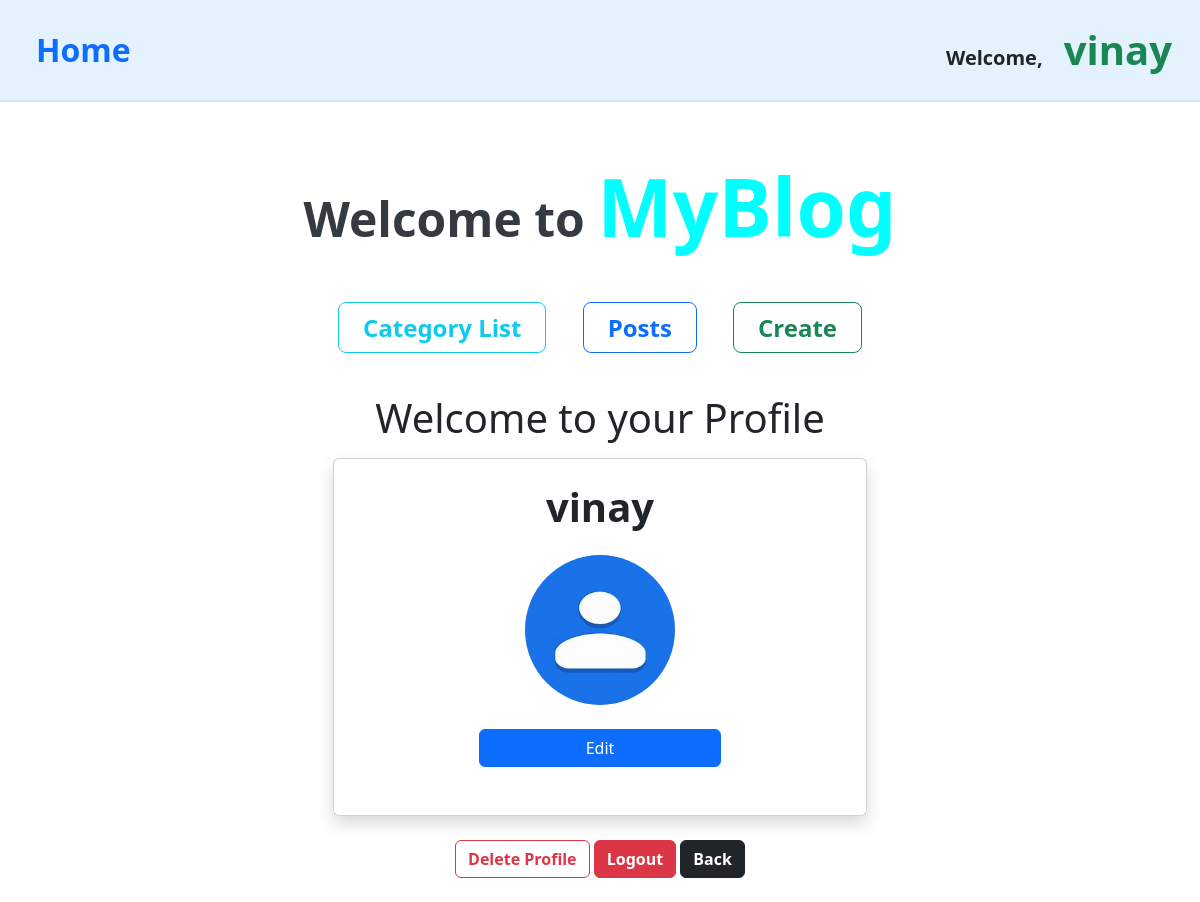
Before: /user_profile/view/ (signed in) with the older database file.
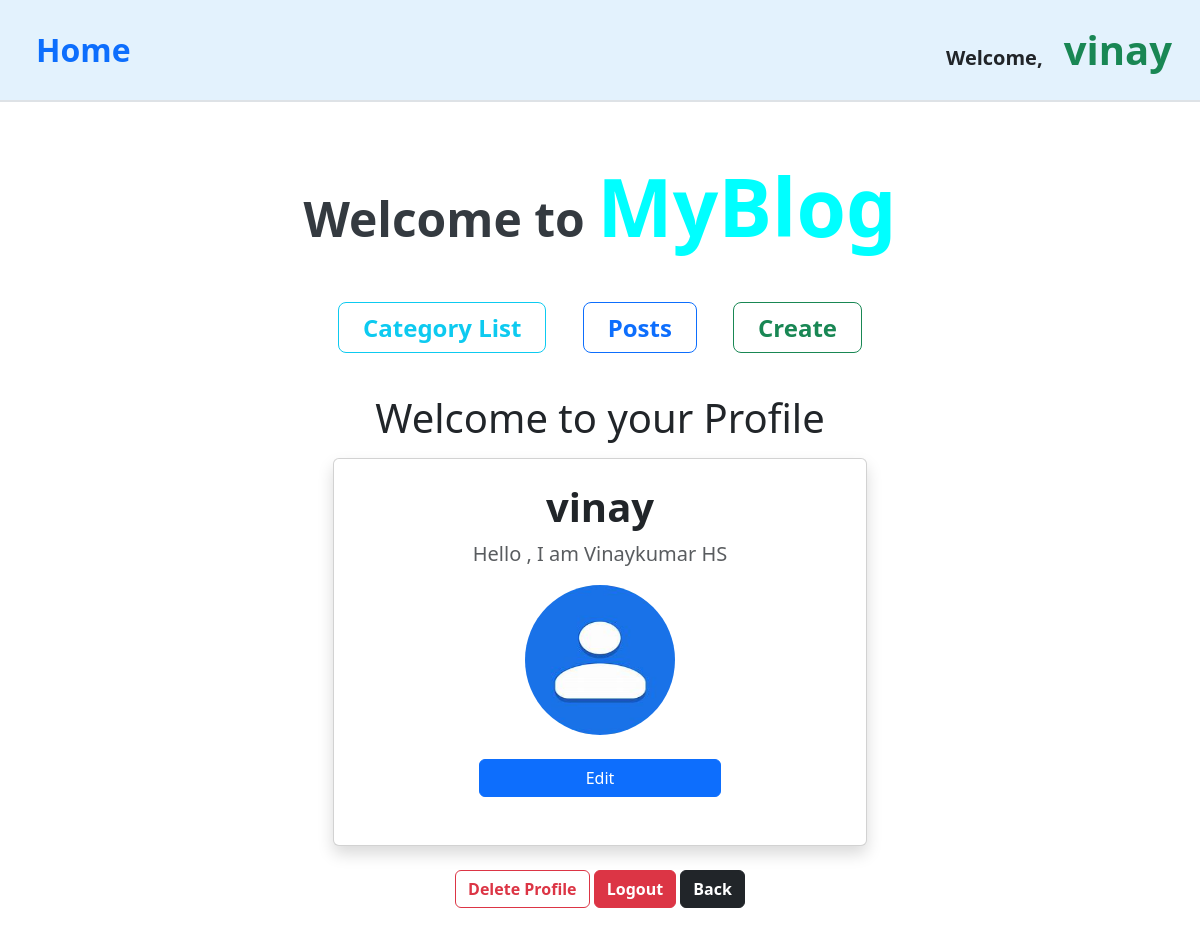
After: the same page with the newer database file.
### user_profile/models.py (models this page shows)
class Profile(models.Model):
    user=models.OneToOneField(User,on_delete=models.CASCADE)
    bio=models.TextField(null=True, blank=True)
    profile_pic=models.ImageField(upload_to='profile_pics/', blank=True, null=True)

### user_profile/views.py (the view)
# urls.py: path("view/",views.view_profile,name='view_profile'),
def view_profile(request):
    try:
        profile_info = Profile.objects.get(user=request.user)
    except Profile.DoesNotExist:
        profile_info = Profile.objects.create(user=request.user)
    return render(request,'user_profile.html',{'profile_info':profile_info})

### templates/user_profile.html (shortened to what this page needs)
{% extends 'home.html' %}
{% load static %}
    {% block content %}
    <h1 class="text-center m-3">Welcome to your Profile</h1>
    <div class="container w-50">
        <div class="card shadow p-4">
            <h4 class="text-center fw-bold fs-1">{{profile_info.user}}</h4>
            <p class="text-muted text-center fw-medium fs-5">{{profile_info.bio}}</p>
            <div class="d-flex justify-content-center align-items-center flex-column">
                {% if profile_info.profile_pic %}
                <img src="{{ profile_info.profile_pic.url }}" alt="Profile Picture" style="width: 150px; height: 150px; border-radius: 50%;">
                {% else %}
                    <img src="/media/profile_pics/image.png" alt="Profile" style="width: 150px; height: 150px; border-radius: 50%;">
                {% endif %}
            </div>
            <div class="d-flex justify-content-center align-items-center flex-column">
                <a href="{% url 'edit_profile' profile_info.id %}" class="btn btn-primary text-center m-4 w-50">Edit</a>
            </div>
        </div>
    </div>
    <div class="container w-75">
        <div class="profile m-4 text-center">
            <a href="{% url 'delete_profile' profile_info.id %}" class="text-decoration-none btn btn-outline-danger fw-bold">Delete Profile</a>
            <a href="{% url 'logout' %}" class="text-decoration-none btn btn-danger fw-bold">Logout</a>
            <a href="{% url 'home' %}" class="text-decoration-none btn btn-dark fw-bold">Back</a>
        </div>
    </div>
    {% endblock content %}

### templates/home.html (shortened to what this page needs)
{% load static %}
<!DOCTYPE html>
<html lang="en">
<head>
    <link rel="stylesheet" href="{% static 'css/Myblog.css' %}">
    <link href="https://cdn.jsdelivr.net/npm/bootstrap@5.3.5/dist/css/bootstrap.min.css" rel="stylesheet">
</head>
<body>
    <div class="navbar-custom container-fluid  d-flex justify-content-between align-items-center">
        <div>
            <a href="{% url 'home' %}" class="fw-bold text-decoration-none fs-2 ms-4" aria-label="Go to Home">Home</a>
        </div>
        <div>
            {% if user.is_authenticated %}
                <span class="welcome-text fw-bold fs-5">
                    Welcome,
                    <a href="{% url 'view_profile' %}" class="fw-bold text-success text-decoration-none fs-1 m-3">
                        {{ user.username }}
                    </a>
                </span>
            {% else %}
                <a href="{% url 'login' %}" class="fw-bold text-decoration-none me-3 fs-5">Login</a>
                <a href="{% url 'signup' %}" class="fw-bold text-decoration-none fs-5">Sign Up</a>
            {% endif %}
        </div>
    </div>
    <h1 class="floating text-center my-4 hero-heading fw-bold">Welcome to <span class="myblog"> MyBlog</span></h1>
    <div class="text-center nav-links mb-5">
        <a href="{% url 'category_list_view' %}" class="text-decoration-none text-info border border-info fw-bold">Category List</a>
        <a href="{% url 'article_list_views' %}" class="text-decoration-none text-primary border border-primary fw-bold">Posts</a>
        <a href="{% url 'article_create_view' %}" class="text-decoration-none text-success border border-success fw-bold">Create</a>
    </div>
    <div class="container">
        {% block content %}
        {% endblock content %}
    </div>
</body>
</html>

### static/css/Myblog.css (style rules this page uses)
.navbar-custom ,footer { background-color: #e3f2fd; padding: 20px 20px; border-bottom: 2px solid #dee2e6; }
.navbar-custom a { color: #0d6efd; transition: color 0.3s ease; }
.hero-heading { font-size: 3rem; color: #343a40; }
.nav-links a { font-size: 1.5rem; padding: 0.5rem 1.5rem; margin: 0 1rem; border-radius: 8px; transition: background-color 0.3s, color 0.3s; }
.floating { padding: 2rem; animation: float 2s ease-in-out infinite; }
.myblog { font-weight: bold; font-size: 5rem; color: cyan; animation: gradient_colors 10s linear infinite; }

Changed rows visible on the page:
changed Profile "vinay": bio (not shown) → "Hello , I am Vinaykumar HS"
